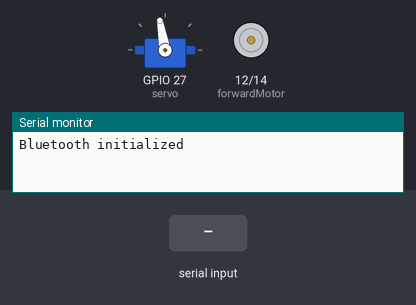
This program was run on a simulated ESP32. Shown: servo, motor-driver pin pairs drawn as motors (green arrow = first pin HIGH = forward, orange = second pin HIGH = backward, longer = more drive), the last lines printed to the serial monitor. Inputs (shaded band) come from the test bench. Nothing arrives over Bluetooth unless stated.

Above: at 1.2 s.
1.3 s: "forward\n" received over the second serial link
At 2.4 s:
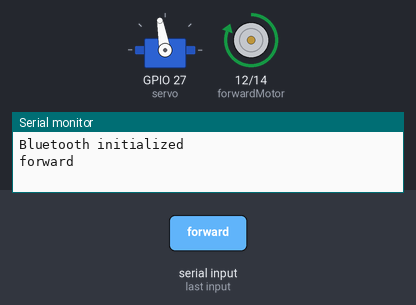
2.8 s: "reverse\n" received over the second serial link
At 3.5 s:
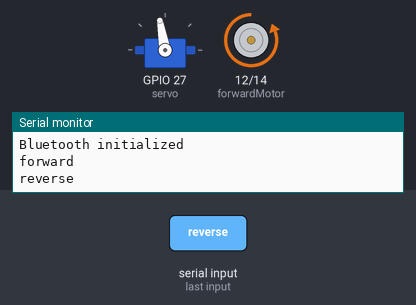
4.3 s: "left\n" received over the second serial link
At 5.5 s:
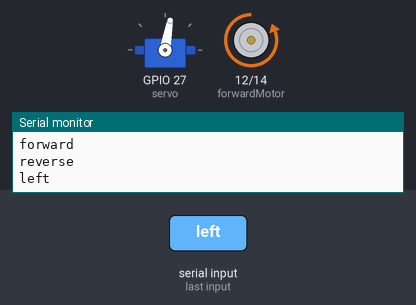
5.8 s: "stop\n" received over the second serial link
At 6.9 s:
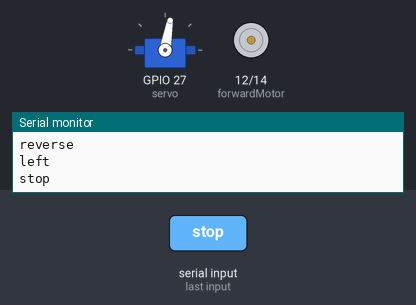
7.3 s: "right\n" received over the second serial link
At 8.1 s:
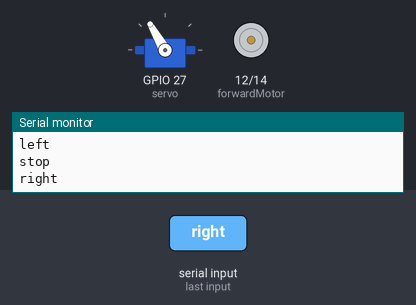
8.8 s: "forward\n" received over the second serial link
At 9.3 s:
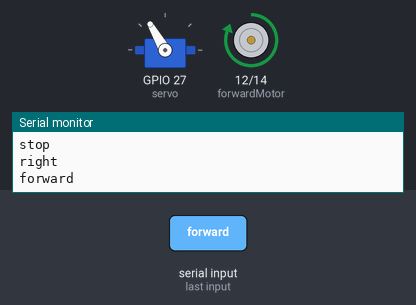
Timing chart, 0 to 11.3 s (numbered marks = the images above; inputs shaded):
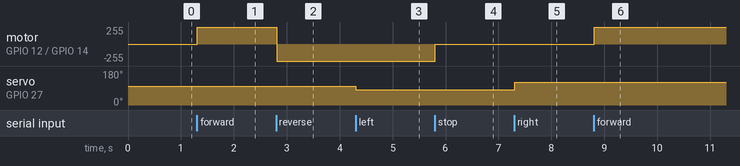

Measured:
- after the input at 1.3 s, motor on GPIO 12 (forwardMotor) / GPIO 14 (reverseMotor): stopped → forward 255/255 at once
- after the input at 2.8 s, motor on GPIO 12 (forwardMotor) / GPIO 14 (reverseMotor): forward 255/255 → backward 255/255 at once
- after the input at 4.3 s, servo on GPIO 27 (servo): 100° → 80° at once
- after the input at 5.8 s, motor on GPIO 12 (forwardMotor) / GPIO 14 (reverseMotor): backward 255/255 → stopped at once
- after the input at 7.3 s, servo on GPIO 27 (servo): 80° → 120° at once
- after the input at 8.8 s, motor on GPIO 12 (forwardMotor) / GPIO 14 (reverseMotor): stopped → forward 255/255 at once

The program:

main.cpp
```cpp
#include <btManager.hpp>
#include <ESP32Servo.h>

Servo servo;
int forwardMotor = 12, reverseMotor = 14;
int m = 0, s = 0, steeringAngle;
bool isSteering;
btManager *bt = nullptr;
char *message = new char[128];

void processMessage(const char* message);
void drive();

void setup() {
  Serial.begin(9600);
  bt = new btManager(Serial);
  pinMode(forwardMotor, OUTPUT);
  pinMode(reverseMotor, OUTPUT);
  digitalWrite(forwardMotor, LOW);
  digitalWrite(reverseMotor, LOW);
  servo.attach(27);
  steeringAngle = 100;
  servo.write(steeringAngle);
  isSteering = false;
}

void loop() {
  bt->Receieve(message);
  processMessage(message);
  drive();
}

void processMessage(const char* message){
      if(strcmp(message, "forward") == 0) m=1;
      else if(strcmp(message, "reverse") == 0) m=-1;
      else if(strcmp(message, "stop") == 0) m=0;


      if(strcmp(message, "left") == 0){
        s=-1;
        isSteering = true;
      }
      else if(strcmp(message, "right") == 0){
        s=1;
        isSteering = true;
      }
      else if(strcmp(message, "stopSteering") == 0){
        s=0;
        isSteering = true;
      }

    }

void drive(){
  switch(m){
    case 1:
      digitalWrite(forwardMotor, HIGH);
      digitalWrite(reverseMotor, LOW);
      break;
    case -1:
      digitalWrite(forwardMotor, LOW);
      digitalWrite(reverseMotor, HIGH);
      break;
    default:
      digitalWrite(forwardMotor, LOW);
      digitalWrite(reverseMotor, LOW);
      break;
  }

  if(isSteering){
    switch(s){
    case 1:
      steeringAngle = 120;
      break;
    case -1:
      steeringAngle = 80;
      break;
    default:
      steeringAngle = 100;
      break;
    }
    servo.write(steeringAngle);
    isSteering = false;
  }

}
```

btManager.hpp
```cpp
#include <Arduino.h>
#include <BluetoothSerial.h>
#include <cstring>

BluetoothSerial serialBt;

class btManager{
  public:
    btManager(HardwareSerial& serial) : serial(serial){
      if (!serialBt.begin("ESP-32")) {
        serial.println("An error occurred initializing Bluetooth");
      } else {
        serial.println("Bluetooth initialized");
      }
    }

    void Send(char* message){
      serialBt.println(message);
    }

    void Receieve(char* currentLine) {
      if(serialBt.available()) {
        int character = serialBt.read();

        if (character != '\n' && newLineIndex < 127) { // Check for newline and buffer overflow
          newLine[newLineIndex++] = (char)character;
          newLine[newLineIndex] = '\0'; // Null-terminate the string
        } else if (character == '\n') {

          strcpy(currentLine, newLine);
          serial.println(currentLine);
          newLineIndex = 0; // Reset index
          newLine[0] = '\0'; // Clear the string
        }
      }
    }

  private:

    HardwareSerial serial;
    char newLine[128] = "";
    int newLineIndex = 0;

};
```
